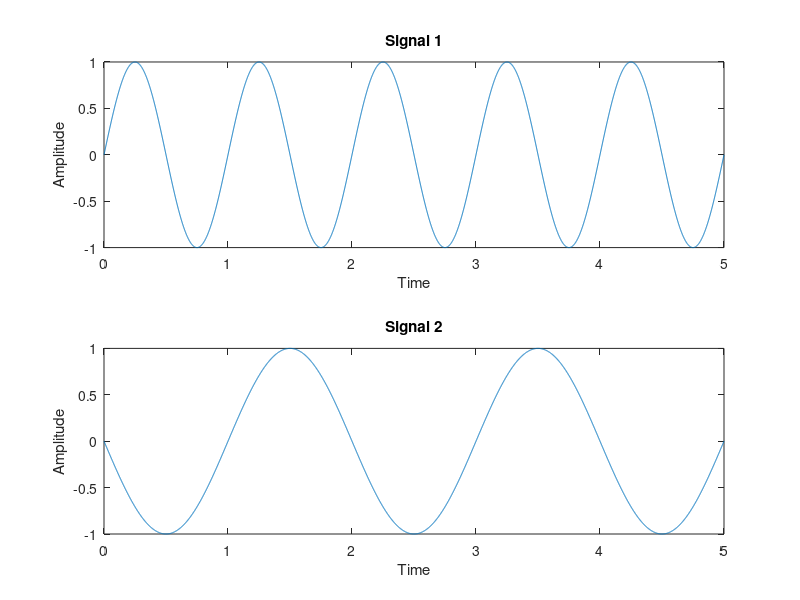
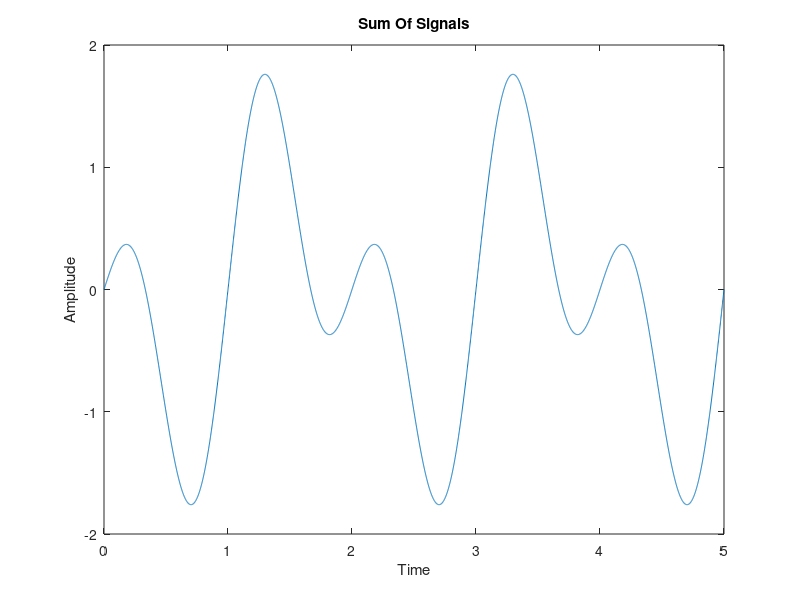
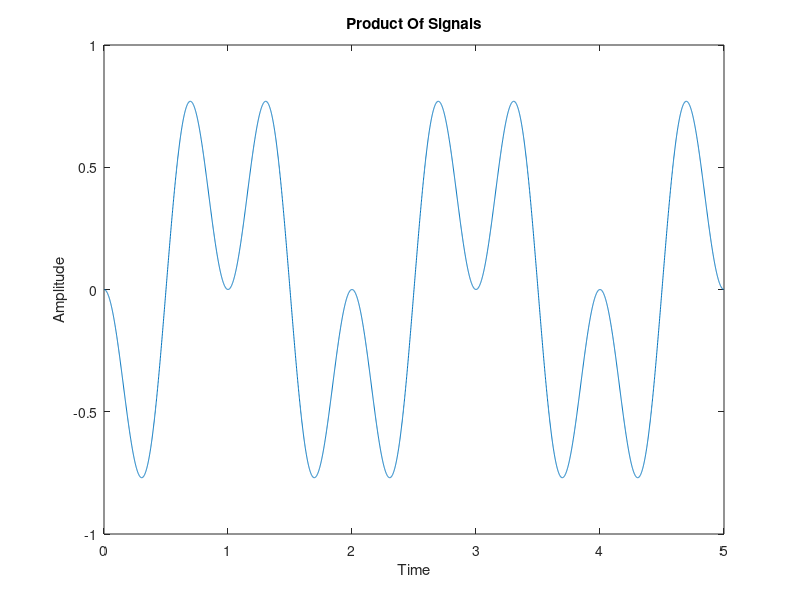
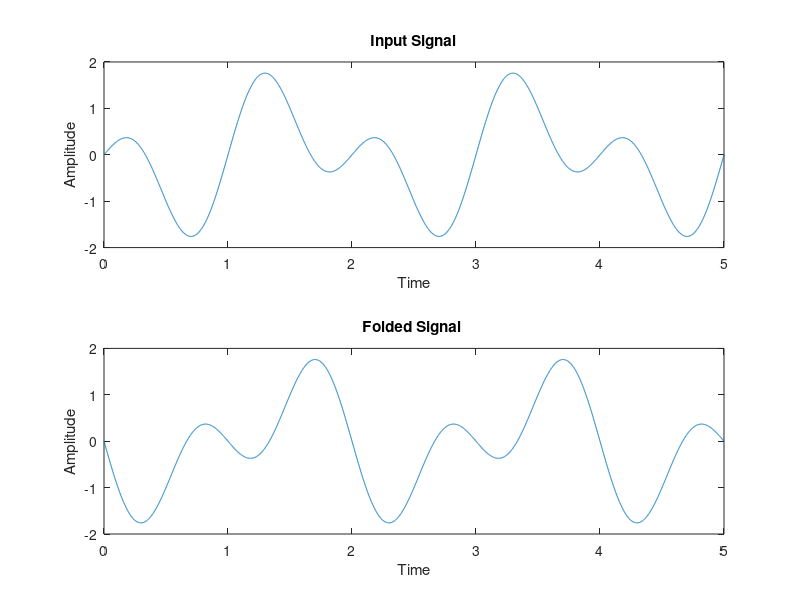

The MATLAB script that drew these images, in order:

% Name - Surag P
% Roll No. - 181EC248

% Experimment one 

%Perform basic signal operations.
%Plot the magnitude and phase responses of a continuous time signal.

% Generating Sample Input Signals
clc
clear
t = 0:0.001:5;
signal1 = sin(2*pi*t);
signal2 = cos(pi*t + pi/2);
subplot(2,1,1);
plot(t,signal1)
xlabel('Time');
ylabel('Amplitude');
title('Signal 1');
subplot(2,1,2);
plot(t,signal2)
xlabel('Time');
ylabel('Amplitude');
title('Signal 2');

%Performing Basic Operations on Signals 
%Operation 1 : Addition
sum_sig = signal1 + signal2;
figure;
plot(t,sum_sig)
xlabel('Time');
ylabel('Amplitude');
title('Sum Of Signals');

%Operation 2 : Multiplicaiton 
mul_sig =  signal1 .* signal2;
figure;
plot(t,mul_sig)
xlabel('Time');
ylabel('Amplitude');
title('Product Of Signals');

%Operation 3 : Folded Signal (of Sum of input Signals)
rev_sig = fliplr(sum_sig);
figure;
subplot(2,1,1);
plot(t,sum_sig)
xlabel('Time');
ylabel('Amplitude');
title('Input Signal')
subplot(2,1,2);
plot(t,rev_sig)
xlabel('Time');
ylabel('Amplitude');
title('Folded Signal ');

%Operation 4 : Scaling Signal (Amp. scaling of sum of input Signals)
scal_sig = 5 * (mul_sig);
figure;
subplot(2,1,1);
plot(t,sum_sig)
xlabel('Time');
ylabel('Amplitude');
title('Input Signal')
subplot(2,1,2);
plot(t,scal_sig)
xlabel('Time');
ylabel('Amplitude');
title('Amplitude scaling of Sum of input signals');

%Operation 5 : Shifting Signal (Shifting the sum of input Signals )
figure;
subplot(3,1,1);
plot(t,sum_sig)
xlabel('Time');
ylabel('Amplitude');
title('Input Signal')
subplot(3,1,2);
plot(t+2,sum_sig);
xlabel('t+2');
ylabel('Amplitude');
title('Right Shifted signal');
subplot(3,1,3);
plot(t-2,sum_sig);
xlabel('t-2');
ylabel('Amplitude');
title('Left shifted signal');

%Oeration 6 :Energy And Power Of Signal
Z1 = signal1.^2;
E1=sum(abs(Z1).^2);
disp('Energy of the Signal is');
disp(E1);
P1=(sum(abs(Z1).^2))/length(Z1);
disp('Power of Signal is');
disp(P1);

%%Generating Sample Sequences
X1=1:1:9;
seq_1=[1 3 6 8 0 2 4 5 1];
figure;
subplot(2,2,1);
stem(X1,seq_1);
xlabel('X1');
ylabel('Amplitude');
title('Input Sequence1');
seq_2=[3 6 8 4 2 3 0 1 3];
subplot(2,2,2);
stem(X1,seq_2);
xlabel('X1');
ylabel('Amplitude');
title('Input Sequence2');

%Operations on Sequences
%Operation 1: Addition of sequences
sum_seq=seq_1+seq_2;
subplot(2,2,3);
stem(X1,sum_seq);
xlabel('X1');
ylabel('Amplitude');
title('Sum Of Sequences ');

%Operation 2: Multiplication of sequences
prod_seq=seq_1.*seq_2;
subplot(2,2,4);
stem(X1,prod_seq);
xlabel('X1');
ylabel('Amplitude');
title('Product Of Sequences');

%Operation 3 : Energy and Power Of Sequences 
Z2=seq_1;
E2=sum(abs(Z2).^2);
disp('Energy Of Sequence is ');
disp(E2);
% program for power of a seq
P2=(sum(abs(Z1).^2))/length(Z1);
disp('Power of Sequence is');
disp(P1);


%Calculating Phase and Magnitude responses(sequence 1)
x=seq_1
N=length(x);
n=0:1:N-1;
y=fft(x,N)
subplot(2,1,1);
stem(n,x);
title('Input Sequence'); 
xlabel('n'); 
ylabel('Amplitude x[n]'); 
subplot(2,1,2);
stem(n,y);
title('Output Sequence');
xlabel(' Frequency K');
ylabel('Amplitude X[k]');
x=[1,1,1,1,zeros(1,4)];
N=8;
X=fft(x,N); 
magX=abs(X);
phase=angle(X)*180/pi;
subplot(2,1,1)
plot(magX);
xlabel('K')
ylabel('X(K)')
title('Magnitude Spectrum');
subplot(2,1,2)
plot(phase);
xlabel('K');
ylabel('Degrees');
title('Phase Spectrum');
